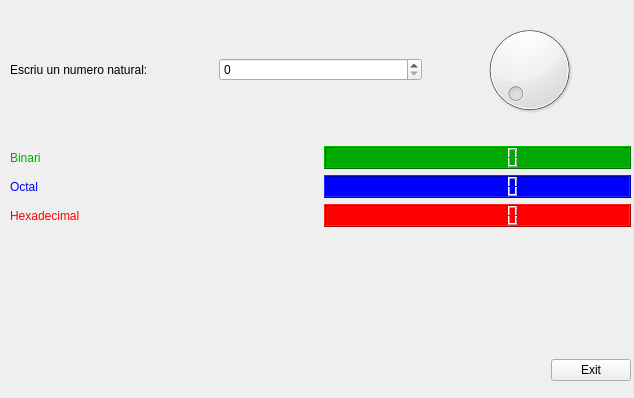
<?xml version="1.0" encoding="UTF-8"?>
<ui version="4.0">
 <class>MyForm</class>
 <widget class="QWidget" name="MyForm">
  <property name="geometry">
   <rect>
    <x>0</x>
    <y>0</y>
    <width>634</width>
    <height>398</height>
   </rect>
  </property>
  <property name="windowTitle">
   <string>Form</string>
  </property>
  <widget class="QWidget" name="">
   <property name="geometry">
    <rect>
     <x>10</x>
     <y>20</y>
     <width>621</width>
     <height>361</height>
    </rect>
   </property>
   <layout class="QVBoxLayout" name="verticalLayout_2">
    <item>
     <layout class="QHBoxLayout" name="horizontalLayout_2">
      <item>
       <widget class="QLabel" name="label_2">
        <property name="text">
         <string>Escriu un numero natural:</string>
        </property>
       </widget>
      </item>
      <item>
       <widget class="QSpinBox" name="spinBox">
        <property name="maximum">
         <number>9999</number>
        </property>
       </widget>
      </item>
      <item>
       <widget class="QDial" name="dial">
        <property name="maximum">
         <number>9999</number>
        </property>
       </widget>
      </item>
     </layout>
    </item>
    <item>
     <widget class="QLabel" name="label">
      <property name="text">
       <string/>
      </property>
     </widget>
    </item>
    <item>
     <layout class="QHBoxLayout" name="horizontalLayout_3">
      <item>
       <widget class="QLabel" name="label_3">
        <property name="styleSheet">
         <string notr="true">color: rgb(0, 170, 0);</string>
        </property>
        <property name="text">
         <string>Binari</string>
        </property>
       </widget>
      </item>
      <item>
       <widget class="QLCDNumber" name="lcdNumber">
        <property name="styleSheet">
         <string notr="true">background-color: rgb(0, 170, 0);</string>
        </property>
        <property name="digitCount">
         <number>8</number>
        </property>
        <property name="mode">
         <enum>QLCDNumber::Bin</enum>
        </property>
       </widget>
      </item>
     </layout>
    </item>
    <item>
     <layout class="QHBoxLayout" name="horizontalLayout_4">
      <item>
       <widget class="QLabel" name="label_4">
        <property name="styleSheet">
         <string notr="true">color: rgb(0, 0, 255);</string>
        </property>
        <property name="text">
         <string>Octal</string>
        </property>
       </widget>
      </item>
      <item>
       <widget class="QLCDNumber" name="lcdNumber_2">
        <property name="styleSheet">
         <string notr="true">background-color: rgb(0, 0, 255);</string>
        </property>
        <property name="digitCount">
         <number>8</number>
        </property>
        <property name="mode">
         <enum>QLCDNumber::Oct</enum>
        </property>
       </widget>
      </item>
     </layout>
    </item>
    <item>
     <layout class="QHBoxLayout" name="horizontalLayout_5">
      <item>
       <widget class="QLabel" name="label_5">
        <property name="styleSheet">
         <string notr="true">color: rgb(255, 0, 0);</string>
        </property>
        <property name="text">
         <string>Hexadecimal</string>
        </property>
       </widget>
      </item>
      <item>
       <widget class="QLCDNumber" name="lcdNumber_3">
        <property name="styleSheet">
         <string notr="true">background-color: rgb(255, 0, 0);</string>
        </property>
        <property name="digitCount">
         <number>8</number>
        </property>
        <property name="mode">
         <enum>QLCDNumber::Hex</enum>
        </property>
       </widget>
      </item>
     </layout>
    </item>
    <item>
     <layout class="QVBoxLayout" name="verticalLayout">
      <item>
       <spacer name="verticalSpacer">
        <property name="orientation">
         <enum>Qt::Vertical</enum>
        </property>
        <property name="sizeHint" stdset="0">
         <size>
          <width>20</width>
          <height>40</height>
         </size>
        </property>
       </spacer>
      </item>
      <item>
       <layout class="QHBoxLayout" name="horizontalLayout">
        <item>
         <spacer name="horizontalSpacer">
          <property name="orientation">
           <enum>Qt::Horizontal</enum>
          </property>
          <property name="sizeHint" stdset="0">
           <size>
            <width>40</width>
            <height>20</height>
           </size>
          </property>
         </spacer>
        </item>
        <item>
         <widget class="QPushButton" name="pushButton">
          <property name="text">
           <string>Exit</string>
          </property>
         </widget>
        </item>
       </layout>
      </item>
     </layout>
    </item>
   </layout>
  </widget>
 </widget>
 <resources/>
 <connections>
  <connection>
   <sender>pushButton</sender>
   <signal>clicked()</signal>
   <receiver>MyForm</receiver>
   <slot>close()</slot>
   <hints>
    <hint type="sourcelabel">
     <x>609</x>
     <y>377</y>
    </hint>
    <hint type="destinationlabel">
     <x>395</x>
     <y>91</y>
    </hint>
   </hints>
  </connection>
  <connection>
   <sender>spinBox</sender>
   <signal>valueChanged(int)</signal>
   <receiver>dial</receiver>
   <slot>setValue(int)</slot>
   <hints>
    <hint type="sourcelabel">
     <x>274</x>
     <y>67</y>
    </hint>
    <hint type="destinationlabel">
     <x>488</x>
     <y>66</y>
    </hint>
   </hints>
  </connection>
  <connection>
   <sender>dial</sender>
   <signal>sliderMoved(int)</signal>
   <receiver>spinBox</receiver>
   <slot>setValue(int)</slot>
   <hints>
    <hint type="sourcelabel">
     <x>521</x>
     <y>30</y>
    </hint>
    <hint type="destinationlabel">
     <x>265</x>
     <y>68</y>
    </hint>
   </hints>
  </connection>
  <connection>
   <sender>spinBox</sender>
   <signal>valueChanged(int)</signal>
   <receiver>lcdNumber</receiver>
   <slot>display(int)</slot>
   <hints>
    <hint type="sourcelabel">
     <x>291</x>
     <y>76</y>
    </hint>
    <hint type="destinationlabel">
     <x>337</x>
     <y>168</y>
    </hint>
   </hints>
  </connection>
  <connection>
   <sender>spinBox</sender>
   <signal>valueChanged(int)</signal>
   <receiver>lcdNumber_2</receiver>
   <slot>display(int)</slot>
   <hints>
    <hint type="sourcelabel">
     <x>235</x>
     <y>78</y>
    </hint>
    <hint type="destinationlabel">
     <x>327</x>
     <y>198</y>
    </hint>
   </hints>
  </connection>
  <connection>
   <sender>spinBox</sender>
   <signal>valueChanged(int)</signal>
   <receiver>lcdNumber_3</receiver>
   <slot>display(int)</slot>
   <hints>
    <hint type="sourcelabel">
     <x>223</x>
     <y>78</y>
    </hint>
    <hint type="destinationlabel">
     <x>327</x>
     <y>224</y>
    </hint>
   </hints>
  </connection>
 </connections>
</ui>
